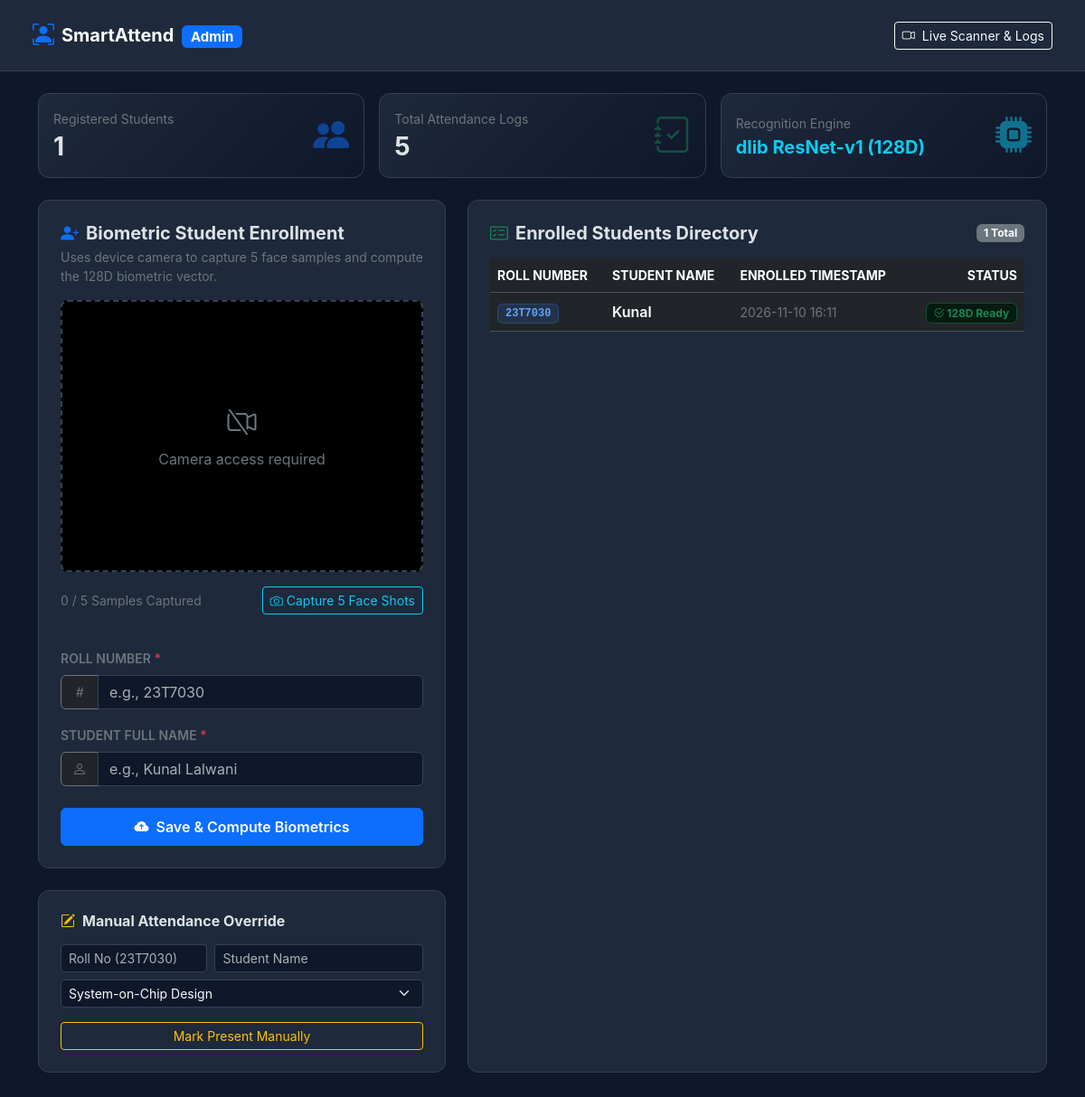
The page /admin on the database its author committed.
### tables this page shows
CREATE TABLE students (
            roll_no TEXT PRIMARY KEY,
            name TEXT NOT NULL,
            registered_on TEXT NOT NULL
        );

### app.py (the view)
@app.route('/admin', methods=["GET"])
def admin():
    students = get_registered_students()
    total_logs = len(get_attendance_records())
    return render_template("admin.html", students=students, total_logs=total_logs, subjects=SUBJECTS)

### app.py (called while the page is built)
def get_attendance_records(date_filter=None, subject_filter=None):
    conn = sqlite3.connect(DB_NAME)
    cursor = conn.cursor()
    query = "SELECT id, roll_no, name, subject, date, time FROM attendance_v2 WHERE 1=1"
    params = []
    if date_filter:
        query += " AND date = ?"
        params.append(date_filter)
    if subject_filter and subject_filter != "All":
        query += " AND subject = ?"
        params.append(subject_filter)
    query += " ORDER BY id DESC"
    cursor.execute(query, params)
    records = cursor.fetchall()
    conn.close()
    return records

def get_registered_students():
    conn = sqlite3.connect(DB_NAME)
    cursor = conn.cursor()
    cursor.execute("SELECT roll_no, name, registered_on FROM students ORDER BY roll_no ASC")
    students = cursor.fetchall()
    conn.close()
    return students

### templates/admin.html (shortened to what this page needs)
<!DOCTYPE html>
<html lang="en" data-bs-theme="dark">
<head>
    <link href="https://cdn.jsdelivr.net/npm/bootstrap@5.3.2/dist/css/bootstrap.min.css" rel="stylesheet">
    <link href="https://cdn.jsdelivr.net/npm/bootstrap-icons@1.11.1/font/bootstrap-icons.css" rel="stylesheet">
</head>
<body>
<nav class="navbar navbar-expand-lg navbar-dark px-4 py-3 mb-4">
    <div class="container-fluid">
        <a class="navbar-brand fw-bold d-flex align-items-center gap-2" href="/">
            <i class="bi bi-person-bounding-box text-primary fs-4"></i>
            <span>SmartAttend <span class="badge bg-primary ms-1">Admin</span></span>
        </a>
        <div class="d-flex gap-2">
            <a href="/" class="btn btn-outline-light btn-sm d-flex align-items-center gap-2">
                <i class="bi bi-camera-video"></i> Live Scanner & Logs
            </a>
        </div>
    </div>
</nav>
<div class="container pb-5">
    <div class="row g-3 mb-4">
        <div class="col-md-4">
            <div class="card stat-card p-3">
                <div class="d-flex justify-content-between align-items-center">
                    <div>
                        <p class="text-secondary small mb-1">Registered Students</p>
                        <h3 class="fw-bold mb-0" id="statStudentCount">{{ students|length }}</h3>
                    </div>
                    <div class="fs-1 text-primary opacity-50"><i class="bi bi-people-fill"></i></div>
                </div>
            </div>
        </div>
        <div class="col-md-4">
            <div class="card stat-card p-3">
                <div class="d-flex justify-content-between align-items-center">
                    <div>
                        <p class="text-secondary small mb-1">Total Attendance Logs</p>
                        <h3 class="fw-bold mb-0">{{ total_logs }}</h3>
                    </div>
                    <div class="fs-1 text-success opacity-50"><i class="bi bi-journal-check"></i></div>
                </div>
            </div>
        </div>
        <div class="col-md-4">
            <div class="card stat-card p-3">
                <div class="d-flex justify-content-between align-items-center">
                    <div>
                        <p class="text-secondary small mb-1">Recognition Engine</p>
                        <h5 class="fw-bold mb-0 text-info">dlib ResNet-v1 (128D)</h5>
                    </div>
                    <div class="fs-1 text-info opacity-50"><i class="bi bi-cpu-fill"></i></div>
                </div>
            </div>
        </div>
    </div>
    <div class="row g-4">
        <div class="col-lg-5">
            <div class="card p-4 mb-4">
                <h5 class="fw-bold mb-1 d-flex align-items-center gap-2">
                    <i class="bi bi-person-plus-fill text-primary"></i> Biometric Student Enrollment
                </h5>
                <p class="text-secondary small mb-3">Uses device camera to capture 5 face samples and compute the 128D biometric vector.</p>
                <div class="camera-box mb-3">
                    <video id="enrollVideo" autoplay playsinline muted></video>
                    <div id="camPrompt" class="position-absolute text-center p-3 text-secondary" style="display:none;">
                        <i class="bi bi-camera-video-off fs-2 d-block mb-1"></i>
                        Camera access required
                    </div>
                </div>
                <div class="d-flex align-items-center justify-content-between mb-3">
                    <span class="small text-secondary" id="sampleCountText">0 / 5 Samples Captured</span>
                    <button type="button" class="btn btn-sm btn-outline-info" id="captureBtn" onclick="captureBurst()">
                        <i class="bi bi-camera"></i> Capture 5 Face Shots
                    </button>
                </div>
                <div id="thumbnailRow" class="d-flex gap-2 mb-3 overflow-x-auto pb-1"></div>
                <form id="enrollForm" onsubmit="submitEnrollment(event)">
                    <div class="mb-3">
                        <label class="form-label small fw-semibold text-uppercase text-secondary">
                            Roll Number <span class="text-danger">*</span>
                        </label>
                        <div class="input-group">
                            <span class="input-group-text bg-dark border-secondary text-secondary"><i class="bi bi-hash"></i></span>
                            <input type="text" id="rollNoInput" name="roll_no" class="form-control"
                                   placeholder="e.g., 23T7030" required
                                   pattern="[A-Za-z0-9_-]+" title="Alphanumeric Roll Number">
                        </div>
                    </div>
                    <div class="mb-4">
                        <label class="form-label small fw-semibold text-uppercase text-secondary">
                            Student Full Name <span class="text-danger">*</span>
                        </label>
                        <div class="input-group">
                            <span class="input-group-text bg-dark border-secondary text-secondary"><i class="bi bi-person"></i></span>
                            <input type="text" id="studentNameInput" name="student_name" class="form-control"
                                   placeholder="e.g., Kunal Lalwani" required>
                        </div>
                    </div>
                    <button type="submit" class="btn btn-primary w-100 py-2 fw-semibold d-flex justify-content-center align-items-center gap-2" id="submitBtn">
                        <i class="bi bi-cloud-arrow-up-fill"></i> Save & Compute Biometrics
                    </button>
                </form>
            </div>
            <div class="card p-4">
                <h6 class="fw-bold mb-3 d-flex align-items-center gap-2">
                    <i class="bi bi-pencil-square text-warning"></i> Manual Attendance Override
                </h6>
                <form method="POST" action="/admin/manual_log">
                    <div class="row g-2 mb-2">
                        <div class="col-5">
                            <input type="text" name="roll_no" class="form-control form-control-sm" placeholder="Roll No (23T7030)" required>
                        </div>
                        <div class="col-7">
                            <input type="text" name="student_name" class="form-control form-control-sm" placeholder="Student Name" required>
                        </div>
                    </div>
                    <div class="mb-3">
                        <select name="subject" class="form-select form-select-sm" required>
                            {% for sub in subjects %}
                            <option value="{{ sub }}">{{ sub }}</option>
                            {% endfor %}
                        </select>
                    </div>
                    <button type="submit" class="btn btn-outline-warning btn-sm w-100">Mark Present Manually</button>
                </form>
            </div>
        </div>
        <div class="col-lg-7">
            <div class="card p-4 h-100">
                <div class="d-flex justify-content-between align-items-center mb-3">
                    <h5 class="fw-bold mb-0 d-flex align-items-center gap-2">
                        <i class="bi bi-card-checklist text-success"></i> Enrolled Students Directory
                    </h5>
                    <span class="badge bg-secondary" id="tableBadgeCount">{{ students|length }} Total</span>
                </div>
                <div class="table-responsive">
                    <table class="table table-dark table-hover align-middle mb-0">
                        <thead class="text-secondary small text-uppercase">
                            <tr>
                                <th>Roll Number</th>
                                <th>Student Name</th>
                                <th>Enrolled Timestamp</th>
                                <th class="text-end">Status</th>
                            </tr>
                        </thead>
                        <tbody id="studentTableBody">
                            {% for s in students %}
                            <tr>
                                <td><span class="badge badge-roll px-2 py-1">{{ s[0] }}</span></td>
                                <td class="fw-semibold">{{ s[1] }}</td>
                                <td class="text-secondary small">{{ s[2] }}</td>
                                <td class="text-end">
                                    <span class="badge bg-success-subtle text-success border border-success-subtle">
                                        <i class="bi bi-check2-circle"></i> 128D Ready
                                    </span>
                                </td>
                            </tr>
                            {% else %}
                            <tr id="emptyStudentRow">
                                <td colspan="4" class="text-center text-secondary py-4">
                                    No students registered yet. Enroll a student on the left.
                                </td>
                            </tr>
                            {% endfor %}
                        </tbody>
                    </table>
                </div>
            </div>
        </div>
    </div>
</div>
</body>
</html>

### templates/admin.html (style rules this page uses)
body { background-color: #0f172a; color: #f8fafc; font-family: 'Inter', system-ui, sans-serif; }
.navbar { background-color: #1e293b; border-bottom: 1px solid #334155; }
.card { background-color: #1e293b; border: 1px solid #334155; border-radius: 12px; }
.form-control, .form-select { background-color: #0f172a; border-color: #334155; color: #f8fafc; }
.stat-card { background: linear-gradient(135deg, #1e293b 0%, #0f172a 100%); }
.badge-roll { background-color: rgba(59, 130, 246, 0.15); color: #60a5fa; border: 1px solid rgba(59, 130, 246, 0.3); font-family: monospace; }
.camera-box { position: relative; border-radius: 8px; overflow: hidden; border: 2px dashed #334155; background: #000; aspect-ratio: 4/3; display: flex; align-items: center; justify-content: center; }
#enrollVideo { width: 100%; height: 100%; object-fit: cover; }

### rows shown on the page
students: roll_no "23T7030", name "Kunal", registered_on "2026-11-10 16:11"

### other values the page prints
{{ students|length }} "1"
{{ total_logs }} "5"
form field subject "System-on-Chip Design"
